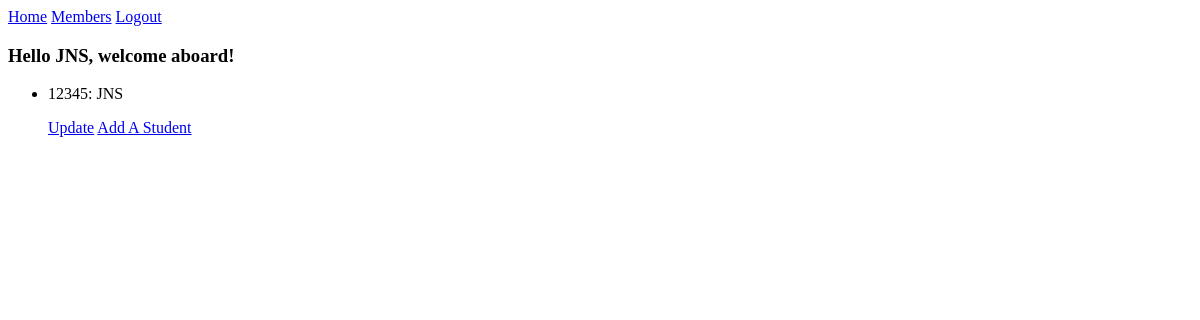
The app's page /schools/list/ (signed in), older data.
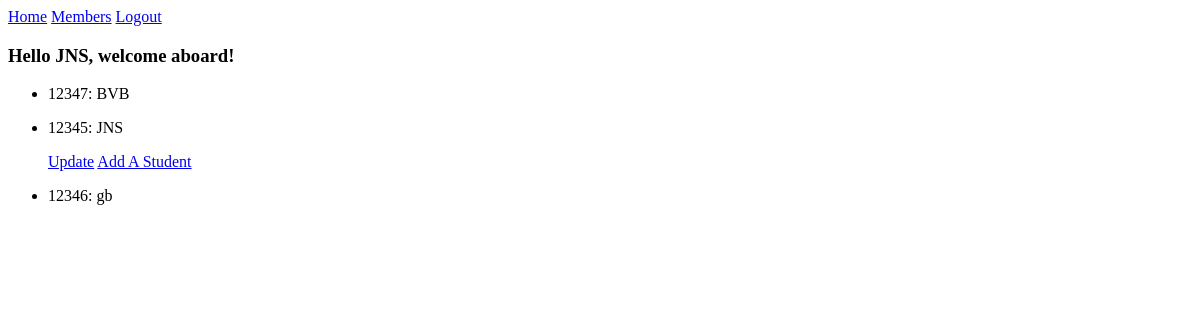
The same page, newer data.
### schools/models.py (models this page shows, shortened)
class School(models.Model):
	user = models.OneToOneField(User,related_name = 'school', on_delete=models.CASCADE)
	reg_code = models.CharField(max_length=20)
	name = models.CharField(max_length=167)
	head = models.CharField(max_length=50)
	address = models.TextField()
	contact = models.PositiveIntegerField()
	created_at = models.DateTimeField(auto_now=True)
	verified = models.BooleanField(default=False)
	class Meta():
		ordering = ['name']

### schools/views.py (the view)
# urls.py: path('list/', views.SchoolList.as_view(), name = 'all'),
class SchoolList(generic.ListView):
    model = models.School
    def get_queryset(self):
        queryset = super().get_queryset()
        return queryset.filter(verified__iexact = 1)

### schools/templates/schools/school_list.html (shortened to what this page needs)
{% extends "schools/school_base.html" %}
{% block school_content %}
	<ul>
		{% for school in school_list %}
			<li>
	  			<p>{{school.reg_code}}: {{school.name}}</p>
	  			{% if user.is_authenticated and school.user.username == user.username %}
	  			<a href="{% url 'schools:update' pk=school.pk  %}">Update</a>
	  			<a href="{% url 'schools:create_student' pk=school.pk  %}">Add A Student</a>
	  			{% endif %}
	  		</li>
		{% endfor %}
	</ul>
{% endblock %}

### schools/templates/schools/school_base.html (shortened to what this page needs)
{% extends "base.html" %}
{% block content %}
			{% block school_content %}{% endblock %}
{% endblock %}

### templates/base.html (shortened to what this page needs)
<!DOCTYPE html>
{% load staticfiles %}
<html>
<head>
</head>
<body>
	<a href="{% url 'home' %}">Home</a>
	<a href="{% url 'schools:all' %}">Members</a>
	{% if user.is_authenticated %}
		<a href="{% url 'accounts:logout' %}">Logout</a>
		<h3>Hello {{user.first_name}}, welcome aboard!</h3>
	{% else %}
		<a href="{% url 'accounts:login' %}">Login</a>
		<a href="{% url 'accounts:signup' %}">Signup</a>
	{% endif %}
	{% block content %}
	{% endblock %}
</body>
</html>

Row changes from the older to the newer data that the page shows:
added School: reg_code "12347", name "BVB"
added School: reg_code "12346", name "gb"
